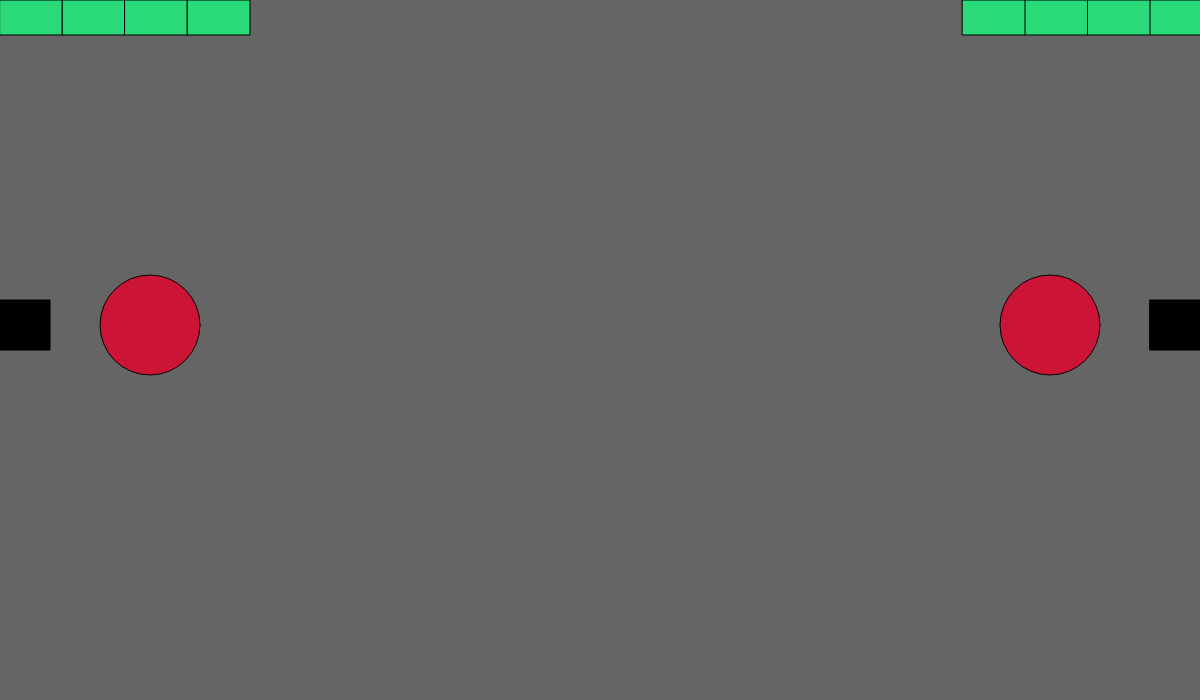
Frame 1 (no input)
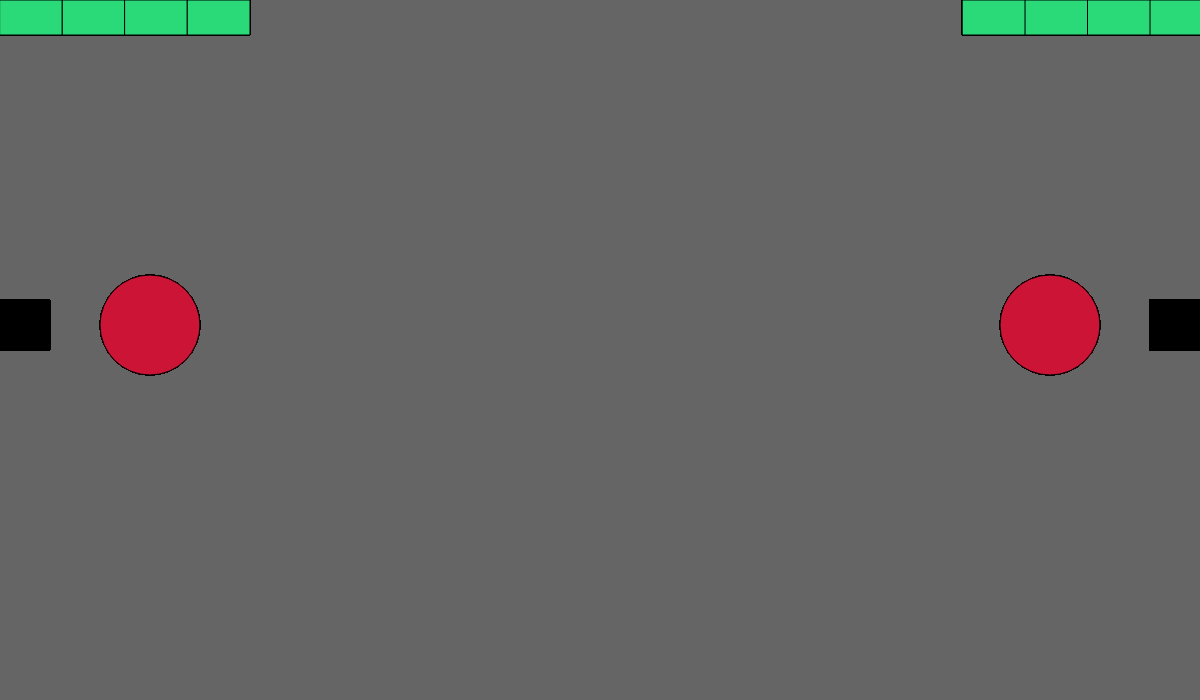
Frame 60 (no input)
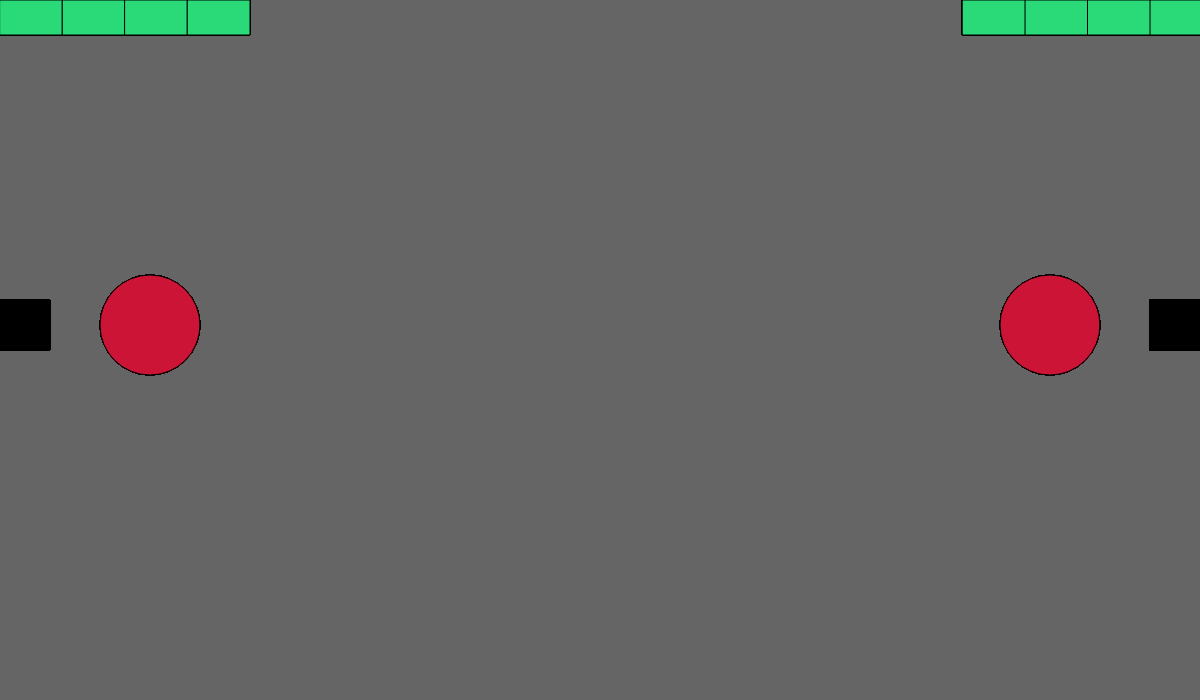
Frame 120 (the mouse pressed at the canvas centre since frame 60)

The p5.js sketch that drew these frames (run headless with seeded random() and noise() and a simulated clock; from frame 60 on, the mouse is pressed at the canvas centre):

// p5.js sketch
// ── sketch.js
function setup(){
    createCanvas(1200,700)
    background(102, 101, 101)
}
let greenL = 217
let redL = 42
let blueL = 120

let greenR = 217
let redR = 42
let blueR = 120

function draw(){
    // Players Fire Button
    fill (0);
        square (0,300,50)
        square (1150,300,50)
    // Pokemons circles
    fill (204, 20, 54)
        circle (150,325,100)
        circle (1050,325,100)
    // Health Bars
        // fill (redL, greenL, blueL) 
        // leftRect = rect (0,0,250,35)
        fill (redL, greenL, blueL) 
                leftRect0 = rect(0,0,62.5,35);
                leftRect1 = rect(62.5,0,62.5,35)
                leftRect2 = rect(125,0,62.5,35)
                leftRect3 = rect(187.5,0,62.5,35)
        fill (redR,greenR,blueR)
        // rightRect = rect (950,0,250,35)
                rightRect0 = rect(1150,0,62.5,35);
                rightRect1 = rect(1087.5,0,62.5,35)
                rightRect2 = rect(1025,0,62.5,35)
                rightRect3 = rect(962.5,0,62.5,35)
}
          function mouseClicked(){
              // left box click
             if (mouseX>=0 && mouseX<=50 && mouseY>=300 && mouseY<=350){
             redR =255
             greenR =0
             blueR =0
            }
             else if (mouseX>=1150 && mouseX<=1200 && mouseY>=300 && mouseY<=350){
             redL = 255
             greenL = 0
             blueL = 0 
            } 
        }

    // // Score Box
    // fill (18, 12, 64) 
    //     rect (450,50,250,100)
    // // Begin/Reset Button
    // fill (6, 113, 143)
    //     rect (550,150,50,25) 
